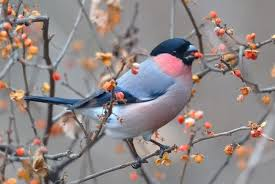
#> input picture Exploration/Ex04/pic/bird.jpg, 275 x 184 px, found by its file name
$ jupyter execute --allow-errors seg_bird.ipynb
#> lines starting #> are read from the running program, lines starting #| are printed output that depends on the picture
[cell 1]
import tensorflow as tf

[cell 2]
import os
import urllib
import cv2
import numpy as np

[cell 3]
from pixellib.semantic import semantic_segmentation

[cell 4]
from matplotlib import pyplot as plt

[cell 5]
import warnings
warnings.filterwarnings('ignore')

[cell 6]
img_path = '../pic/bird.jpg'
img_orig = cv2.imread(img_path)
#> img_orig is the input picture: shape (184, 275, 3); mean B, G, R 135, 135.6, 145

[cell 7]
print(img_orig.shape)
#| (184, 275, 3)

plt.imshow(cv2.cvtColor(img_orig, cv2.COLOR_BGR2RGB))
plt.show()

[cell 8]
model_file = 'deeplabv3_xception_tf_dim_ordering_tf_kernels.h5'

[cell 9]
#model_url = 'https://github.com/ayoolaolafenwa/PixelLib/releases/download/1.1/deeplabv3_xception_tf_dim_ordering_tf_kernels.h5'
#urllib.request.urlretrieve(model_url, model_file)

#> (a cell that did not finish here is left out)

#> (a cell that did not finish here is left out)

[cell 12]
#pascalvoc 데이터의 라벨종류
LABEL_NAMES = [
    'background', 'aeroplane', 'bicycle', 'bird', 'boat', 'bottle', 'bus',
    'car', 'cat', 'chair', 'cow', 'diningtable', 'dog', 'horse', 'motorbike',
    'person', 'pottedplant', 'sheep', 'sofa', 'train', 'tv'
]
len(LABEL_NAMES)

#> (a cell that did not finish here is left out)

#> (a cell that did not finish here is left out)

[cell 15]
colormap = np.zeros((256, 3), dtype = int)
ind = np.arange(256, dtype=int)

for shift in reversed(range(8)):
    for channel in range(3):
        colormap[:, channel] |= ((ind >> channel) & 1) << shift
    ind >>= 3

colormap[:20]

[cell 16]
# 새 색상 출력
colormap[3]

[cell 17]
seg_color = (0,128,128)

#> (a cell that did not finish here is left out)

[cell 19]
img_show = img_orig.copy()

#> (the rest of this cell did not finish here and is left out)

[cell 20]
img_orig_blur = cv2.blur(img_orig, (13,13))
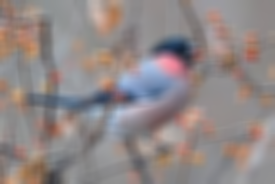
#> img_orig_blur: shape (184, 275, 3); mean B, G, R 135, 135.6, 145

plt.imshow(cv2.cvtColor(img_orig_blur, cv2.COLOR_BGR2RGB))
plt.show()
